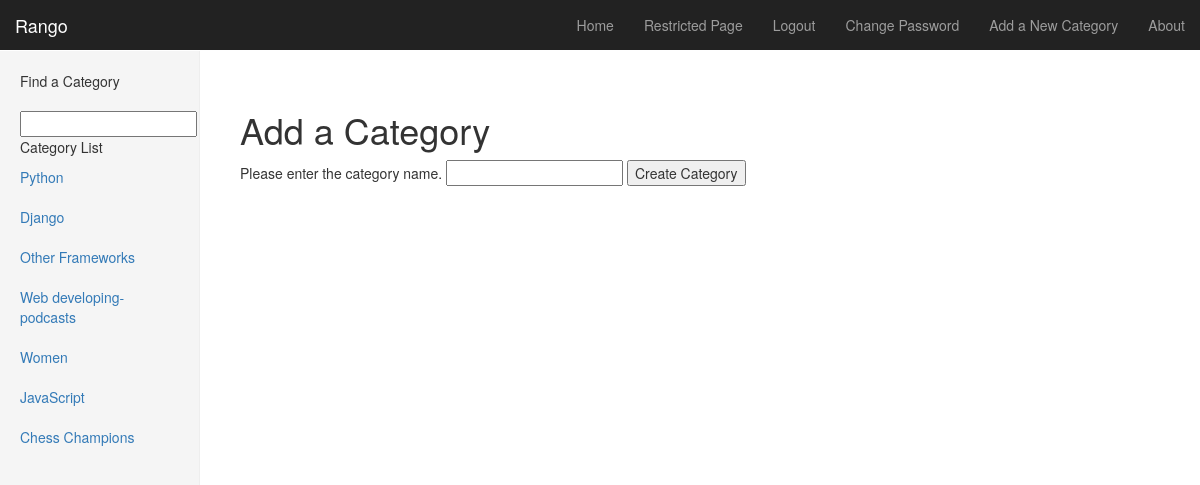
The app's page /rango/add_category/ (signed in) with its own data.
### rango/models.py (models this page shows)
class Category(models.Model):
	name = models.CharField(max_length=128, unique=True)
	views = models.IntegerField(default=0)
	likes = models.IntegerField(default=0)
	slug = models.SlugField(unique=True)
	def save(self, *args, **kwargs):
		if self.views < 1:
			self.views = 0
		if self.likes < 1:
			self.likes = 0
		self.slug = slugify(self.name)
		super(Category, self).save(*args, **kwargs)
	def __unicode__(self):
		return self.name

### rango/views.py (the view)
@login_required
def add_category(request):
	if request.method == 'POST':
		form = CategoryForm(request.POST)
		if form.is_valid():
			form.save(commit=True);
			return index(request)
		else:
			print form.errors
	else:
		form = CategoryForm()
	return render(request, 'rango/add_category.html', {'form': form})

### rango/forms.py
class CategoryForm(forms.ModelForm):
	name = forms.CharField(max_length=128, help_text="Please enter the category name.")
	views = forms.IntegerField(widget=forms.HiddenInput(), initial=0)
	likes = forms.IntegerField(widget=forms.HiddenInput(), initial=0)
	slug = forms.CharField(widget=forms.HiddenInput(), required=False)
	class Meta:
		model = Category
		fields = ('name',)

### rango/templatetags/rango_extras.py (called while the page is built)
@register.inclusion_tag('rango/cats.html')
def get_category_list(cat=None):
	return {'cats': Category.objects.all(), 'act_cat': cat}

### templates/rango/add_category.html (shortened to what this page needs)
{% extends "base.html" %}
{% load staticfiles %}
{% block body_block %}
	<h1>Add a Category</h1>
	<form id="category_form" method="post" action="{% url 'add_category' %}">
		{% for field in form.visible_fields %}
			{{ field.help_text }}
			{{ field }}
		{% endfor %}
		<input type="submit" name="submit" value="Create Category" />
	</form>
{% endblock %}

### templates/rango/cats.html (shortened to what this page needs)
{% if cats %}
	<ul class="nav nav-sidebar">
	{% for c in cats %}
		{% if c == act_cat %}<li class="active">
		{% else %}<li>{% endif %}
			<a href="{% url 'category' c.slug %}">{{ c.name }}</a></li>
	{% endfor %}
{% endif %}

### static/css/dashboard.css (style rules this page uses)
body { padding-top: 50px; }
.nav-sidebar { margin-right: -21px; margin-bottom: 20px; margin-left: -20px; }
.nav-sidebar > li > a { padding-right: 20px; padding-left: 20px; }

### records on screen
Category: name "Python"
Category: name "Django"
Category: name "Other Frameworks"
Category: name "Web developing-podcasts"
Category: name "Women"
Category: name "JavaScript"
Category: name "Chess Champions"

### other values on screen
{{ field.help_text }} "Please enter the category name."
